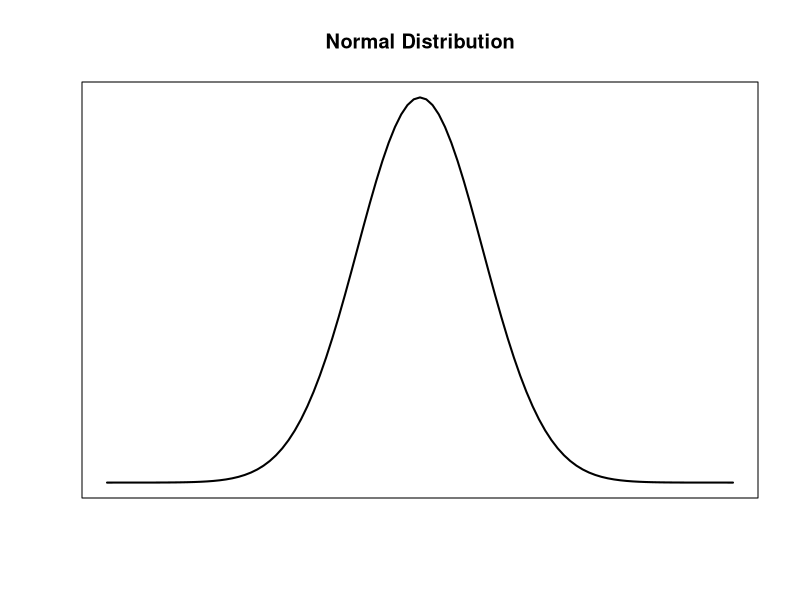
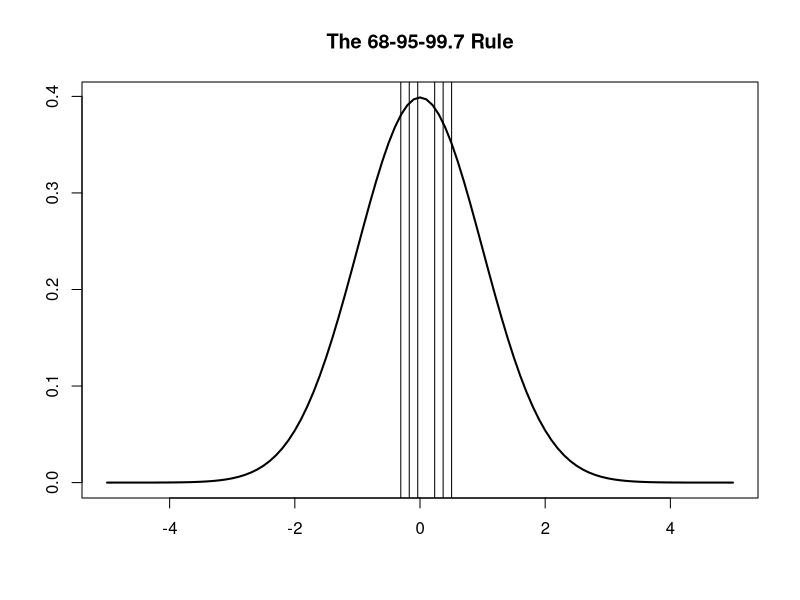
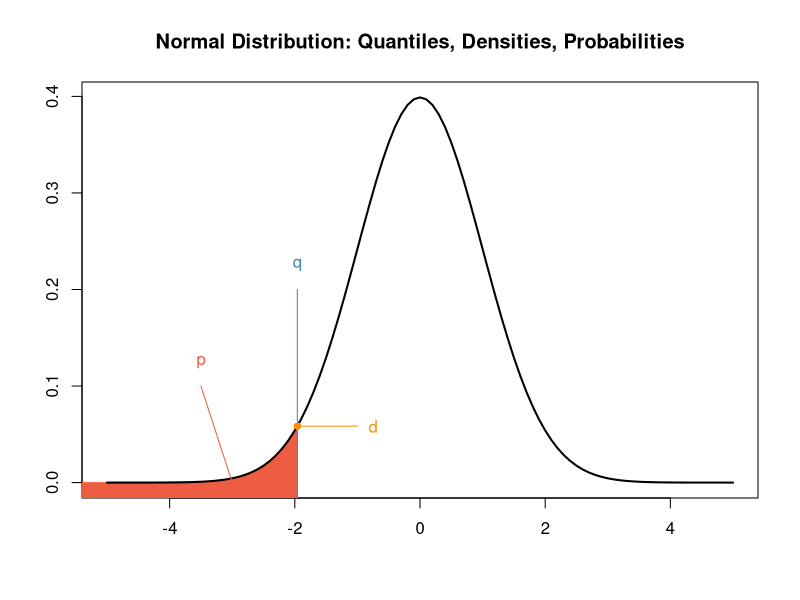

The R source for these figures, in order:
# Draw a normal distribution plot.
x <- seq(-5, 5, by=0.1)
y <- dnorm(x)
plot(x, y, xaxt="n", yaxt="n", xlab="", ylab="", type="l", lwd=2, main="Normal Distribution")

# Visualize the 68-95-99.7 Rule.
plot(x, y, xlab="", ylab="", type="l", lwd=2, main="The 68-95-99.7 Rule")

abline(v=mean(y) - sd(y))
abline(v=mean(y) + sd(y))

abline(v=mean(y) - (2 * sd(y)))
abline(v=mean(y) + (2 * sd(y)))

abline(v=mean(y) - (3 * sd(y)))
abline(v=mean(y) + (3 * sd(y)))

# Visualize quantiles and probabilities.
plot(x, y, type="n", xlab="", ylab="",
     main="Normal Distribution: Quantiles, Densities, Probabilities")
polygon(c(-6, seq(-6, -1.96, 0.01), -1.96),
        c(dnorm(-6), dnorm(seq(-6, -1.96, 0.01)), -1.96),
        col="tomato2", border="tomato")
lines(x, y, lwd=2)

# Add labels.
lines(c(-3, -3.5), c(0, 0.1), col="tomato2")
text(-3.5, 0.125, "p", col="tomato2")

lines(c(-1.96, -1.96), c(-1, 0.2), col="steelblue")
text(-1.96, 0.225, "q", col="steelblue")

points(-1.96, dnorm(-1.96), pch=16, col="darkorange")
lines(c(-1.96, -1), c(dnorm(-1.96), dnorm(-1.96)), col="darkorange")
text(-0.75, dnorm(-1.96), "d", col="darkorange")

# Examples with the Normal Distribution.
pnorm(21.5, mean=22, sd=1.67)
qnorm(0.382, mean=22, sd=1.67)
dnorm(1.96)
